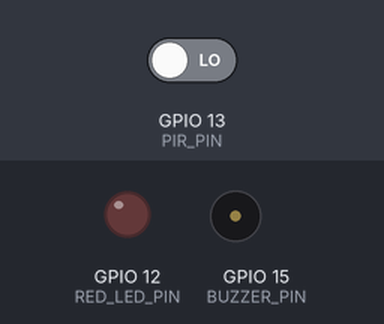
This sketch was run on a simulated ESP32. Parts: output pins drawn as LEDs (lit = HIGH), buzzer (waves = sounding, pin HIGH). Inputs (shaded band) come from the test bench; at power-on: GPIO 13 (PIR_PIN) LOW. WiFi joins after 1.5 s; servers stay silent unless stated; the camera gives no picture; what the sketch prints to the serial monitor is not drawn.

Above: at 3.0 s.
3.1 s: GPIO 13 (PIR_PIN) driven HIGH
At 3.25 s:
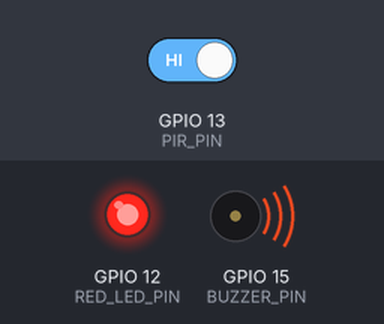
At 4.7 s:
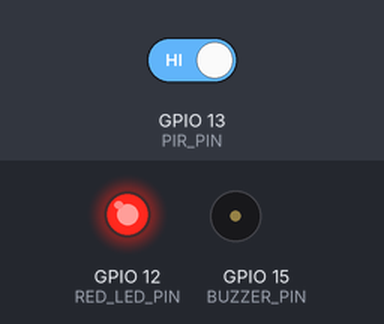
Timing chart, 0 to 6.2 s (numbered marks = the images above; inputs shaded):
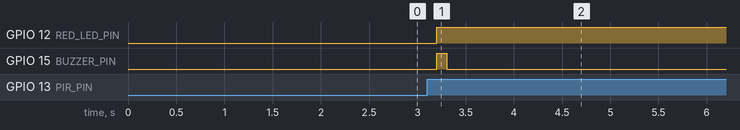

The sketch:

p7-Motion-Activated-Security-Camera.ino
```cpp
#include <Arduino.h>
#include "esp_camera.h"
#include <WiFi.h>

// ===========================
// Select camera model in board_config.h
// ===========================
#include "board_config.h"

// ===========================
// Enter your WiFi credentials
// ===========================
const char *ssid = "Redmi";
const char *password = "Pratham@21";

// ===========================
// PIR Motion Detection additions
// ===========================
#define PIR_PIN 13
#define RED_LED_PIN 12
#define BUZZER_PIN 15

bool alertMode = false;
unsigned long lastMotionTime = 0;
const unsigned long STANDBY_TIMEOUT = 60000; // 60 seconds no motion -> back to standby

String eventLog[5];
int eventLogIndex = 0;

void checkMotion() {
  int motion = digitalRead(PIR_PIN);

  if (motion == HIGH) {
    lastMotionTime = millis();
    if (!alertMode) {
      alertMode = true;
      Serial.println("STATE: ALERT - motion detected");
      digitalWrite(RED_LED_PIN, HIGH);
      digitalWrite(BUZZER_PIN, HIGH);
      delay(100);
      digitalWrite(BUZZER_PIN, LOW);

      eventLog[eventLogIndex] = "Motion at " + String(millis() / 1000) + "s";
      eventLogIndex = (eventLogIndex + 1) % 5;
    }
  }

  if (alertMode && millis() - lastMotionTime > STANDBY_TIMEOUT) {
    alertMode = false;
    digitalWrite(RED_LED_PIN, LOW);
    Serial.println("STATE: STANDBY - no motion for 60s");
  }
}

void startCameraServer();
void setupLedFlash();

void setup() {
  Serial.begin(115200);
  Serial.setDebugOutput(true);
  Serial.println();

  camera_config_t config;
  config.ledc_channel = LEDC_CHANNEL_0;
  config.ledc_timer = LEDC_TIMER_0;
  config.pin_d0 = Y2_GPIO_NUM;
  config.pin_d1 = Y3_GPIO_NUM;
  config.pin_d2 = Y4_GPIO_NUM;
  config.pin_d3 = Y5_GPIO_NUM;
  config.pin_d4 = Y6_GPIO_NUM;
  config.pin_d5 = Y7_GPIO_NUM;
  config.pin_d6 = Y8_GPIO_NUM;
  config.pin_d7 = Y9_GPIO_NUM;
  config.pin_xclk = XCLK_GPIO_NUM;
  config.pin_pclk = PCLK_GPIO_NUM;
  config.pin_vsync = VSYNC_GPIO_NUM;
  config.pin_href = HREF_GPIO_NUM;
  config.pin_sccb_sda = SIOD_GPIO_NUM;
  config.pin_sccb_scl = SIOC_GPIO_NUM;
  config.pin_pwdn = PWDN_GPIO_NUM;
  config.pin_reset = RESET_GPIO_NUM;
  config.xclk_freq_hz = 20000000;
  config.frame_size = FRAMESIZE_UXGA;
  config.pixel_format = PIXFORMAT_JPEG;
  config.grab_mode = CAMERA_GRAB_WHEN_EMPTY;
  config.fb_location = CAMERA_FB_IN_PSRAM;
  config.jpeg_quality = 12;
  config.fb_count = 1;

  if (config.pixel_format == PIXFORMAT_JPEG) {
    if (psramFound()) {
      config.jpeg_quality = 10;
      config.fb_count = 2;
      config.grab_mode = CAMERA_GRAB_LATEST;
    } else {
      config.frame_size = FRAMESIZE_SVGA;
      config.fb_location = CAMERA_FB_IN_DRAM;
    }
  } else {
    config.frame_size = FRAMESIZE_240X240;
#if CONFIG_IDF_TARGET_ESP32S3
    config.fb_count = 2;
#endif
  }

#if defined(CAMERA_MODEL_ESP_EYE)
  pinMode(13, INPUT_PULLUP);
  pinMode(14, INPUT_PULLUP);
#endif

  esp_err_t err = esp_camera_init(&config);
  if (err != ESP_OK) {
    Serial.printf("Camera init failed with error 0x%x", err);
    return;
  }

  sensor_t *s = esp_camera_sensor_get();
  if (s->id.PID == OV3660_PID) {
    s->set_vflip(s, 1);
    s->set_brightness(s, 1);
    s->set_saturation(s, -2);
  }
  if (config.pixel_format == PIXFORMAT_JPEG) {
    s->set_framesize(s, FRAMESIZE_QVGA);
  }

#if defined(CAMERA_MODEL_M5STACK_WIDE) || defined(CAMERA_MODEL_M5STACK_ESP32CAM)
  s->set_vflip(s, 1);
  s->set_hmirror(s, 1);
#endif

#if defined(CAMERA_MODEL_ESP32S3_EYE)
  s->set_vflip(s, 1);
#endif

#if defined(LED_GPIO_NUM)
  setupLedFlash();
#endif

  WiFi.begin(ssid, password);
  WiFi.setSleep(false);

  Serial.print("WiFi connecting");
  while (WiFi.status() != WL_CONNECTED) {
    delay(500);
    Serial.print(".");
  }
  Serial.println("");
  Serial.println("WiFi connected");

  startCameraServer();

  Serial.print("Camera Ready! Use 'http://");
  Serial.print(WiFi.localIP());
  Serial.println("' to connect");

  pinMode(PIR_PIN, INPUT);
  pinMode(RED_LED_PIN, OUTPUT);
  pinMode(BUZZER_PIN, OUTPUT);
}

void loop() {
  checkMotion();
  delay(200);
}
```

board_config.h
```cpp
#ifndef BOARD_CONFIG_H
#define BOARD_CONFIG_H

//
// WARNING!!! PSRAM IC required for UXGA resolution and high JPEG quality
//            Ensure ESP32 Wrover Module or other board with PSRAM is selected
//            Partial images will be transmitted if image exceeds buffer size
//
//            You must select partition scheme from the board menu that has at least 3MB APP space.

// ===================
// Select camera model
// ===================
//#define CAMERA_MODEL_WROVER_KIT // Has PSRAM
// #define CAMERA_MODEL_ESP_EYE  // Has PSRAM
//#define CAMERA_MODEL_ESP32S3_EYE // Has PSRAM
//#define CAMERA_MODEL_M5STACK_PSRAM // Has PSRAM
//#define CAMERA_MODEL_M5STACK_V2_PSRAM // M5Camera version B Has PSRAM
//#define CAMERA_MODEL_M5STACK_WIDE // Has PSRAM
//#define CAMERA_MODEL_M5STACK_ESP32CAM // No PSRAM
//#define CAMERA_MODEL_M5STACK_UNITCAM // No PSRAM
//#define CAMERA_MODEL_M5STACK_CAMS3_UNIT  // Has PSRAM
#define CAMERA_MODEL_AI_THINKER // Has PSRAM
//#define CAMERA_MODEL_TTGO_T_JOURNAL // No PSRAM
//#define CAMERA_MODEL_XIAO_ESP32S3 // Has PSRAM
// ** Espressif Internal Boards **
//#define CAMERA_MODEL_ESP32_CAM_BOARD
//#define CAMERA_MODEL_ESP32S2_CAM_BOARD
//#define CAMERA_MODEL_ESP32S3_CAM_LCD
//#define CAMERA_MODEL_DFRobot_FireBeetle2_ESP32S3 // Has PSRAM
//#define CAMERA_MODEL_DFRobot_Romeo_ESP32S3 // Has PSRAM
#include "camera_pins.h"

#endif  // BOARD_CONFIG_H
```

camera_pins.h
```cpp
#if defined(CAMERA_MODEL_WROVER_KIT)
#define PWDN_GPIO_NUM  -1
#define RESET_GPIO_NUM -1
#define XCLK_GPIO_NUM  21
#define SIOD_GPIO_NUM  26
#define SIOC_GPIO_NUM  27

#define Y9_GPIO_NUM    35
#define Y8_GPIO_NUM    34
#define Y7_GPIO_NUM    39
#define Y6_GPIO_NUM    36
#define Y5_GPIO_NUM    19
#define Y4_GPIO_NUM    18
#define Y3_GPIO_NUM    5
#define Y2_GPIO_NUM    4
#define VSYNC_GPIO_NUM 25
#define HREF_GPIO_NUM  23
#define PCLK_GPIO_NUM  22

#elif defined(CAMERA_MODEL_ESP_EYE)
#define PWDN_GPIO_NUM  -1
#define RESET_GPIO_NUM -1
#define XCLK_GPIO_NUM  4
#define SIOD_GPIO_NUM  18
#define SIOC_GPIO_NUM  23

#define Y9_GPIO_NUM    36
#define Y8_GPIO_NUM    37
#define Y7_GPIO_NUM    38
#define Y6_GPIO_NUM    39
#define Y5_GPIO_NUM    35
#define Y4_GPIO_NUM    14
#define Y3_GPIO_NUM    13
#define Y2_GPIO_NUM    34
#define VSYNC_GPIO_NUM 5
#define HREF_GPIO_NUM  27
#define PCLK_GPIO_NUM  25

#define LED_GPIO_NUM 22

#elif defined(CAMERA_MODEL_M5STACK_PSRAM)
#define PWDN_GPIO_NUM  -1
#define RESET_GPIO_NUM 15
#define XCLK_GPIO_NUM  27
#define SIOD_GPIO_NUM  25
#define SIOC_GPIO_NUM  23

#define Y9_GPIO_NUM    19
#define Y8_GPIO_NUM    36
#define Y7_GPIO_NUM    18
#define Y6_GPIO_NUM    39
#define Y5_GPIO_NUM    5
#define Y4_GPIO_NUM    34
#define Y3_GPIO_NUM    35
#define Y2_GPIO_NUM    32
#define VSYNC_GPIO_NUM 22
#define HREF_GPIO_NUM  26
#define PCLK_GPIO_NUM  21

#elif defined(CAMERA_MODEL_M5STACK_V2_PSRAM)
#define PWDN_GPIO_NUM  -1
#define RESET_GPIO_NUM 15
#define XCLK_GPIO_NUM  27
#define SIOD_GPIO_NUM  22
#define SIOC_GPIO_NUM  23

#define Y9_GPIO_NUM    19
#define Y8_GPIO_NUM    36
#define Y7_GPIO_NUM    18
#define Y6_GPIO_NUM    39
#define Y5_GPIO_NUM    5
#define Y4_GPIO_NUM    34
#define Y3_GPIO_NUM    35
#define Y2_GPIO_NUM    32
#define VSYNC_GPIO_NUM 25
#define HREF_GPIO_NUM  26
#define PCLK_GPIO_NUM  21

#elif defined(CAMERA_MODEL_M5STACK_WIDE)
#define PWDN_GPIO_NUM  -1
#define RESET_GPIO_NUM 15
#define XCLK_GPIO_NUM  27
#define SIOD_GPIO_NUM  22
#define SIOC_GPIO_NUM  23

#define Y9_GPIO_NUM    19
#define Y8_GPIO_NUM    36
#define Y7_GPIO_NUM    18
#define Y6_GPIO_NUM    39
#define Y5_GPIO_NUM    5
#define Y4_GPIO_NUM    34
#define Y3_GPIO_NUM    35
#define Y2_GPIO_NUM    32
#define VSYNC_GPIO_NUM 25
#define HREF_GPIO_NUM  26
#define PCLK_GPIO_NUM  21

#define LED_GPIO_NUM 2

#elif defined(CAMERA_MODEL_M5STACK_ESP32CAM)
#define PWDN_GPIO_NUM  -1
#define RESET_GPIO_NUM 15
#define XCLK_GPIO_NUM  27
#define SIOD_GPIO_NUM  25
#define SIOC_GPIO_NUM  23

#define Y9_GPIO_NUM    19
#define Y8_GPIO_NUM    36
#define Y7_GPIO_NUM    18
#define Y6_GPIO_NUM    39
#define Y5_GPIO_NUM    5
#define Y4_GPIO_NUM    34
#define Y3_GPIO_NUM    35
#define Y2_GPIO_NUM    17
#define VSYNC_GPIO_NUM 22
#define HREF_GPIO_NUM  26
#define PCLK_GPIO_NUM  21

#elif defined(CAMERA_MODEL_M5STACK_UNITCAM)
#define PWDN_GPIO_NUM  -1
#define RESET_GPIO_NUM 15
#define XCLK_GPIO_NUM  27
#define SIOD_GPIO_NUM  25
#define SIOC_GPIO_NUM  23

#define Y9_GPIO_NUM    19
#define Y8_GPIO_NUM    36
#define Y7_GPIO_NUM    18
#define Y6_GPIO_NUM    39
#define Y5_GPIO_NUM    5
#define Y4_GPIO_NUM    34
#define Y3_GPIO_NUM    35
#define Y2_GPIO_NUM    32
#define VSYNC_GPIO_NUM 22
#define HREF_GPIO_NUM  26
#define PCLK_GPIO_NUM  21

#elif defined(CAMERA_MODEL_M5STACK_CAMS3_UNIT)
#define PWDN_GPIO_NUM  -1
#define RESET_GPIO_NUM 21
#define XCLK_GPIO_NUM  11
#define SIOD_GPIO_NUM  17
#define SIOC_GPIO_NUM  41

#define Y9_GPIO_NUM    13
#define Y8_GPIO_NUM    4
#define Y7_GPIO_NUM    10
#define Y6_GPIO_NUM    5
#define Y5_GPIO_NUM    7
#define Y4_GPIO_NUM    16
#define Y3_GPIO_NUM    15
#define Y2_GPIO_NUM    6
#define VSYNC_GPIO_NUM 42
#define HREF_GPIO_NUM  18
#define PCLK_GPIO_NUM  12

#define LED_GPIO_NUM 14

#elif defined(CAMERA_MODEL_AI_THINKER)
#define PWDN_GPIO_NUM  32
#define RESET_GPIO_NUM -1
#define XCLK_GPIO_NUM  0
#define SIOD_GPIO_NUM  26
#define SIOC_GPIO_NUM  27

#define Y9_GPIO_NUM    35
#define Y8_GPIO_NUM    34
#define Y7_GPIO_NUM    39
#define Y6_GPIO_NUM    36
#define Y5_GPIO_NUM    21
#define Y4_GPIO_NUM    19
#define Y3_GPIO_NUM    18
#define Y2_GPIO_NUM    5
#define VSYNC_GPIO_NUM 25
#define HREF_GPIO_NUM  23
#define PCLK_GPIO_NUM  22

// 4 for flash led or 33 for normal led
#define LED_GPIO_NUM   4

#elif defined(CAMERA_MODEL_TTGO_T_JOURNAL)
#define PWDN_GPIO_NUM  0
#define RESET_GPIO_NUM 15
#define XCLK_GPIO_NUM  27
#define SIOD_GPIO_NUM  25
#define SIOC_GPIO_NUM  23

#define Y9_GPIO_NUM    19
#define Y8_GPIO_NUM    36
#define Y7_GPIO_NUM    18
#define Y6_GPIO_NUM    39
#define Y5_GPIO_NUM    5
#define Y4_GPIO_NUM    34
#define Y3_GPIO_NUM    35
#define Y2_GPIO_NUM    17
#define VSYNC_GPIO_NUM 22
#define HREF_GPIO_NUM  26
#define PCLK_GPIO_NUM  21

#elif defined(CAMERA_MODEL_XIAO_ESP32S3)
#define PWDN_GPIO_NUM  -1
#define RESET_GPIO_NUM -1
#define XCLK_GPIO_NUM  10
#define SIOD_GPIO_NUM  40
#define SIOC_GPIO_NUM  39

#define Y9_GPIO_NUM    48
#define Y8_GPIO_NUM    11
#define Y7_GPIO_NUM    12
#define Y6_GPIO_NUM    14
#define Y5_GPIO_NUM    16
#define Y4_GPIO_NUM    18
#define Y3_GPIO_NUM    17
#define Y2_GPIO_NUM    15
#define VSYNC_GPIO_NUM 38
#define HREF_GPIO_NUM  47
#define PCLK_GPIO_NUM  13

#elif defined(CAMERA_MODEL_ESP32_CAM_BOARD)
// The 18 pin header on the board has Y5 and Y3 swapped
#define USE_BOARD_HEADER 0
#define PWDN_GPIO_NUM    32
#define RESET_GPIO_NUM   33
#define XCLK_GPIO_NUM    4
#define SIOD_GPIO_NUM    18
#define SIOC_GPIO_NUM    23

#define Y9_GPIO_NUM 36
#define Y8_GPIO_NUM 19
#define Y7_GPIO_NUM 21
#define Y6_GPIO_NUM 39
#if USE_BOARD_HEADER
#define Y5_GPIO_NUM 13
#else
#define Y5_GPIO_NUM 35
#endif
#define Y4_GPIO_NUM 14
#if USE_BOARD_HEADER
#define Y3_GPIO_NUM 35
#else
#define Y3_GPIO_NUM 13
#endif
#define Y2_GPIO_NUM    34
#define VSYNC_GPIO_NUM 5
#define HREF_GPIO_NUM  27
#define PCLK_GPIO_NUM  25

#elif defined(CAMERA_MODEL_ESP32S3_CAM_LCD)
#define PWDN_GPIO_NUM  -1
#define RESET_GPIO_NUM -1
#define XCLK_GPIO_NUM  40
#define SIOD_GPIO_NUM  17
#define SIOC_GPIO_NUM  18

#define Y9_GPIO_NUM    39
#define Y8_GPIO_NUM    41
#define Y7_GPIO_NUM    42
#define Y6_GPIO_NUM    12
#define Y5_GPIO_NUM    3
#define Y4_GPIO_NUM    14
#define Y3_GPIO_NUM    47
#define Y2_GPIO_NUM    13
#define VSYNC_GPIO_NUM 21
#define HREF_GPIO_NUM  38
#define PCLK_GPIO_NUM  11

#elif defined(CAMERA_MODEL_ESP32S2_CAM_BOARD)
// The 18 pin header on the board has Y5 and Y3 swapped
#define USE_BOARD_HEADER 0
#define PWDN_GPIO_NUM    1
#define RESET_GPIO_NUM   2
#define XCLK_GPIO_NUM    42
#define SIOD_GPIO_NUM    41
#define SIOC_GPIO_NUM    18

#define Y9_GPIO_NUM 16
#define Y8_GPIO_NUM 39
#define Y7_GPIO_NUM 40
#define Y6_GPIO_NUM 15
#if USE_BOARD_HEADER
#define Y5_GPIO_NUM 12
#else
#define Y5_GPIO_NUM 13
#endif
#define Y4_GPIO_NUM 5
#if USE_BOARD_HEADER
#define Y3_GPIO_NUM 13
#else
#define Y3_GPIO_NUM 12
#endif
#define Y2_GPIO_NUM    14
#define VSYNC_GPIO_NUM 38
#define HREF_GPIO_NUM  4
#define PCLK_GPIO_NUM  3

#elif defined(CAMERA_MODEL_ESP32S3_EYE)
#define PWDN_GPIO_NUM  -1
#define RESET_GPIO_NUM -1
#define XCLK_GPIO_NUM  15
#define SIOD_GPIO_NUM  4
#define SIOC_GPIO_NUM  5

#define Y2_GPIO_NUM 11
#define Y3_GPIO_NUM 9
#define Y4_GPIO_NUM 8
#define Y5_GPIO_NUM 10
#define Y6_GPIO_NUM 12
#define Y7_GPIO_NUM 18
#define Y8_GPIO_NUM 17
#define Y9_GPIO_NUM 16

#define VSYNC_GPIO_NUM 6
#define HREF_GPIO_NUM  7
#define PCLK_GPIO_NUM  13

#elif defined(CAMERA_MODEL_DFRobot_FireBeetle2_ESP32S3) || defined(CAMERA_MODEL_DFRobot_Romeo_ESP32S3)
#define PWDN_GPIO_NUM  -1
#define RESET_GPIO_NUM -1
#define XCLK_GPIO_NUM  45
#define SIOD_GPIO_NUM  1
#define SIOC_GPIO_NUM  2

#define Y9_GPIO_NUM    48
#define Y8_GPIO_NUM    46
#define Y7_GPIO_NUM    8
#define Y6_GPIO_NUM    7
#define Y5_GPIO_NUM    4
#define Y4_GPIO_NUM    41
#define Y3_GPIO_NUM    40
#define Y2_GPIO_NUM    39
#define VSYNC_GPIO_NUM 6
#define HREF_GPIO_NUM  42
#define PCLK_GPIO_NUM  5

#else
#error "Camera model not selected"
#endif
```

Measured:
- after the input at 3.1 s, GPIO 12 (RED_LED_PIN): LOW → HIGH after 0.10 s; GPIO 15 (BUZZER_PIN): LOW → HIGH after 0.10 s, → LOW 0.10 s later
